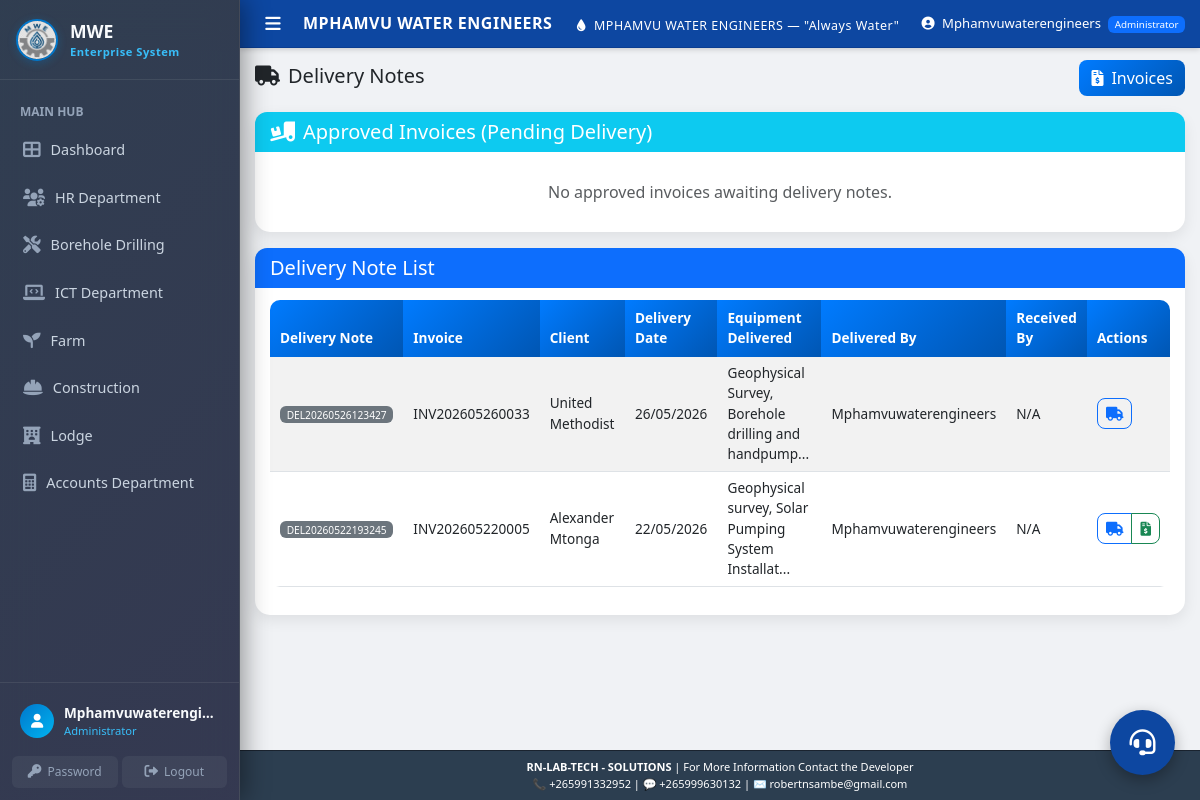
The app's page /accounts/invoices/delivery-notes (signed in) with its own data.
### models.py (models this page shows)
class DeliveryNote(db.Model):
    __tablename__ = 'delivery_notes'
    delivery_id = db.Column(db.Integer, primary_key=True)
    invoice_id = db.Column(db.Integer, db.ForeignKey('invoices.invoice_id'), nullable=True)
    quotation_id = db.Column(db.Integer, db.ForeignKey('quotations.quotation_id'))
    delivery_date = db.Column(db.Date, nullable=False)
    equipment_delivered = db.Column(db.Text, nullable=False)
    delivered_by = db.Column(db.String(100), nullable=False)
    received_by = db.Column(db.String(100))
    notes = db.Column(db.Text)
    status = db.Column(db.String(20), default='Delivered')
    created_at = db.Column(db.DateTime, default=datetime.utcnow)
    updated_at = db.Column(db.DateTime, default=datetime.utcnow, onupdate=datetime.utcnow)
    department = db.Column(db.String(100), default='Borehole Drilling', nullable=False)
    reference_number = db.Column(db.String(50), unique=True, default=lambda: get_reference_number('DEL'))
    invoice = db.relationship('Invoice', backref='delivery_notes_list')
    quotation = db.relationship('Quotation', backref='delivery_notes_list')

class Invoice(db.Model):
    __tablename__ = 'invoices'
    invoice_id = db.Column(db.Integer, primary_key=True)
    contract_id = db.Column(db.Integer, db.ForeignKey('contracts.contract_id'), nullable=True) # Changed to True if some don't have contracts
    quotation_id = db.Column(db.Integer, db.ForeignKey('quotations.quotation_id'))
    invoice_number = db.Column(db.String(50), unique=True, nullable=False)
    invoice_date = db.Column(db.Date, nullable=False)
    due_date = db.Column(db.Date, nullable=False)
    amount = db.Column(db.Float, nullable=False)
    paid_amount = db.Column(db.Float, default=0)
    status = db.Column(db.String(20), default='Unpaid')
    is_approved = db.Column(db.Boolean, default=False)
    approved_by = db.Column(db.String(100))
    approved_date = db.Column(db.DateTime)
    payment_terms = db.Column(db.Text)
    created_at = db.Column(db.DateTime, default=datetime.utcnow)
    updated_at = db.Column(db.DateTime, default=datetime.utcnow, onupdate=datetime.utcnow)
    reference_number = db.Column(db.String(50), unique=True, default=lambda: get_reference_number('INV'))
    department = db.Column(db.String(100), default='Borehole Drilling', nullable=False)
    project_name = db.Column(db.String(255), nullable=True)
    contract = db.relationship('Contract', backref='invoices')
    quotation = db.relationship('Quotation', backref='invoices_list')
    @property
    def latest_transaction(self):
        return Transaction.query.filter_by(invoice_id=self.invoice_id).order_by(Transaction.payment_date.desc()).first()

class Client(db.Model):
    __tablename__ = 'clients'
    client_id = db.Column(db.Integer, primary_key=True)
    client_name = db.Column(db.String(200), nullable=False)
    phone = db.Column(db.String(20), nullable=False)
    email = db.Column(db.String(100))
    address = db.Column(db.Text, nullable=False)
    project_type = db.Column(db.String(100), nullable=False)
    quotation_amount = db.Column(db.Float, default=0)
    contract_status = db.Column(db.String(20), default='Pending')
    payment_status = db.Column(db.String(20), default='Pending')
    total_transactions = db.Column(db.Integer, default=0)
    completed_transactions = db.Column(db.Integer, default=0)
    on_time_payments = db.Column(db.Integer, default=0)
    defaults = db.Column(db.Integer, default=0)
    credit_score = db.Column(db.Integer, default=0)
    created_at = db.Column(db.DateTime, default=datetime.utcnow)
    updated_at = db.Column(db.DateTime, default=datetime.utcnow, onupdate=datetime.utcnow)
    department = db.Column(db.String(100), default='Borehole Drilling', nullable=False)
    reference_number = db.Column(db.String(50), unique=True, default=lambda: get_reference_number('CLI'))

### accounts/invoice_routes.py (the view)
@finance_bp.route('/delivery-notes')
@login_required
@admin_required
def list_delivery_notes():
    query = DeliveryNote.query
    delivery_notes = apply_dept_filter(query, DeliveryNote).order_by(DeliveryNote.created_at.desc()).all()
    i_query = Invoice.query.filter_by(is_approved=True)
    approved_invoices = apply_dept_filter(i_query, Invoice).all()
    pending_delivery_invoices = []
    for inv in approved_invoices:
        quotation = inv.quotation or (inv.contract.quotation if inv.contract else None)
        if quotation and not quotation.delivery_note_generated:
            pending_delivery_invoices.append(inv)
    return render_template('accounts/delivery/list.html',
                         delivery_notes=delivery_notes,
                         pending_delivery_invoices=pending_delivery_invoices)

### accounts/invoice_routes.py (called while the page is built)
def login_required(f):
    @wraps(f)
    def decorated_function(*args, **kwargs):
        if 'user_id' not in session:
            return redirect(url_for('login'))
        return f(*args, **kwargs)
    return decorated_function

def admin_required(f):
    @wraps(f)
    def decorated_function(*args, **kwargs):
        if session.get('role') not in ['Administrator', 'HR Manager']:
            flash('Administrator access required', 'error')
            return redirect(url_for('dashboard'))
        return f(*args, **kwargs)
    return decorated_function

### app.py (called while the page is built)
@app.context_processor
def inject_now():
    return {
        'datetime': datetime,
    }

### utils/auth_utils.py (called while the page is built)
def apply_dept_filter(query, model):
    role = session.get('role')
    dept_context = session.get('department_context')
    if dept_context:
        return query.filter(model.department == dept_context)
    if role in ['Administrator', 'Director', 'HR Manager', 'Accountant']:
        return query # No filter applied, they see everything
    return query.filter(model.department == 'Borehole Drilling')

### templates/accounts/delivery/list.html (shortened to what this page needs)
{% extends "base.html" %}
{% block content %}
<div class="row mb-4">
    <div class="col-12">
        <div class="d-flex justify-content-between align-items-center">
            <h2><i class="fas fa-truck me-2"></i>Delivery Notes</h2>
            <a href="{{ url_for('finance.list_invoices') }}" class="btn btn-primary">
                <i class="fas fa-file-invoice-dollar me-2"></i>Invoices
            </a>
        </div>
    </div>
</div>
<div class="card mb-4 border-info">
    <div class="card-header bg-info text-white">
        <h5 class="mb-0"><i class="fas fa-truck-loading me-2"></i>Approved Invoices (Pending Delivery)</h5>
    </div>
    <div class="card-body">
        {% if pending_delivery_invoices %}
        <div class="table-responsive">
            <table class="table table-striped table-hover align-middle">
                <thead>
                    <tr>
                        <th>Invoice No</th>
                        <th>Client</th>
                        <th>Amount</th>
                        <th>Actions</th>
                    </tr>
                </thead>
                <tbody>
                    {% for inv in pending_delivery_invoices %}
                    <tr id="pending-row-{{ inv.invoice_id }}">
                        <td><span class="badge bg-secondary">{{ inv.invoice_number }}</span></td>
                        <td>
                            {% if inv.quotation %}
                                {{ inv.quotation.client.client_name }}
                            {% elif inv.contract and inv.contract.quotation %}
                                {{ inv.contract.quotation.client.client_name }}
                            {% else %}
                                <span class="text-muted">Unknown Client</span>
                            {% endif %}
                        </td>
                        <td><strong>MK {{ "{:,.2f}".format(inv.amount) }}</strong></td>
                        <td>
                            <button class="btn btn-info btn-sm" onclick="generateDeliveryNote('{{ inv.invoice_id }}')">
                                <i class="fas fa-truck"></i> Generate Delivery Note
                            </button>
                        </td>
                    </tr>
                    {% endfor %}
                </tbody>
            </table>
        </div>
        {% else %}
        <div class="text-center py-3">
            <p class="text-muted mb-0">No approved invoices awaiting delivery notes.</p>
        </div>
        {% endif %}
    </div>
</div>
<div class="card">
    <div class="card-header bg-primary text-white">
        <h5 class="mb-0">Delivery Note List</h5>
    </div>
    <div class="card-body">
        {% if delivery_notes %}
        <div class="table-responsive">
            <table class="table table-striped table-hover">
                <thead>
                    <tr>
                        <th>Delivery Note</th>
                        <th>Invoice</th>
                        <th>Client</th>
                        <th>Delivery Date</th>
                        <th>Equipment Delivered</th>
                        <th>Delivered By</th>
                        <th>Received By</th>
                        <th>Actions</th>
                    </tr>
                </thead>
                <tbody>
                    {% for delivery_note in delivery_notes %}
                    <tr>
                        <td>
                            <span class="badge bg-secondary">{{ delivery_note.reference_number }}</span>
                        </td>
                        <td>{{ delivery_note.invoice.invoice_number }}</td>
                        <td>
                            {% if delivery_note.invoice and delivery_note.invoice.quotation %}
                                {{ delivery_note.invoice.quotation.client.client_name }}
                            {% elif delivery_note.invoice and delivery_note.invoice.contract and delivery_note.invoice.contract.quotation %}
                                {{ delivery_note.invoice.contract.quotation.client.client_name }}
                            {% elif delivery_note.quotation %}
                                {{ delivery_note.quotation.client.client_name }}
                            {% else %}
                                <span class="text-muted">Unknown Client</span>
                            {% endif %}
                        </td>
                        <td>{{ delivery_note.delivery_date.strftime('%d/%m/%Y') }}</td>
                        <td>{{ delivery_note.equipment_delivered[:50] }}{% if delivery_note.equipment_delivered|length > 50 %}...{% endif %}</td>
                        <td>{{ delivery_note.delivered_by }}</td>
                        <td>{{ delivery_note.received_by or 'N/A' }}</td>
                        <td>
                            <div class="btn-group btn-group-sm">
                                <a href="{{ url_for('finance.download_delivery_note_pdf', delivery_id=delivery_note.delivery_id) }}" class="btn btn-outline-primary" title="Download Delivery Note">
                                    <i class="fas fa-truck"></i>
                                </a>
                                {% if delivery_note.invoice and delivery_note.invoice.latest_transaction %}
                                <a href="{{ url_for('finance.download_receipt', transaction_id=delivery_note.invoice.latest_transaction.transaction_id) }}" class="btn btn-outline-success" title="Download Receipt">
                                    <i class="fas fa-file-invoice-dollar"></i>
                                </a>
                                {% endif %}
                            </div>
                        </td>
                    </tr>
                    {% endfor %}
                </tbody>
            </table>
        </div>
        {% else %}
        <div class="text-center py-4">
            <i class="fas fa-truck fa-3x text-muted mb-3"></i>
            <h5 class="text-muted">No delivery notes found</h5>
            <p class="text-muted">Delivery notes will be created when equipment is delivered to clients.</p>
        </div>
        {% endif %}
    </div>
</div>
{% endblock %}

### static/css/style.css (style rules this page uses)
:root { --primary-color: #007bff; --secondary-color: #6c757d; --success-color: #28a745; --danger-color: #dc3545; --warning-color: #ffc107; --info-color: #17a2b8; --light-color: #f8f9fa; --dark-color: #343a40; --water-blue: #00d4ff; --water-dark: #0056b3; --sidebar-width: 240px; --sidebar-collapsed-width: 72px; --sidebar-bg: #1a2332; --sidebar-hover: #243044; --sidebar-active: rgba(0, 119, 204, 0.2); --sidebar-active-border: #0077cc; --sidebar-text: rgba(255, 255, 255, 0.7); --sidebar-text-active: #ffffff; --header-height: 48px; --transition-speed: 0.3s; }
body { font-family: 'Segoe UI', Tahoma, Geneva, Verdana, sans-serif; background-color: #f0f2f5; margin: 0; overflow-x: hidden; }
.main-content .mb-4 { margin-bottom: 1rem !important; }
.main-content h2 { font-size: 1.25rem; margin-bottom: 0.25rem; }
.card { border: none; border-radius: 15px; box-shadow: 0 5px 15px rgba(0,0,0,0.08); transition: transform 0.3s ease, box-shadow 0.3s ease; }
.card-header { padding: 8px 15px; border-radius: 12px 12px 0 0 !important; border: none; font-weight: 600; }
.card-body { padding: 12px 15px; }
.btn { border-radius: 8px; font-weight: 500; transition: all 0.3s ease; }
.btn-primary { background: linear-gradient(135deg, var(--primary-color), var(--water-dark)); border: none; }
.table { border-radius: 10px; overflow: hidden; }
.table thead th { background: linear-gradient(135deg, var(--primary-color), var(--water-dark)); color: white; border: none; font-weight: 600; padding: 8px 10px; font-size: 0.85rem; }
.table tbody td { padding: 6px 10px; font-size: 0.85rem; vertical-align: middle; }
.badge { font-weight: 500; border-radius: 6px; }
.fade-in { animation: fadeIn 0.5s ease-in; }

### records on screen
DeliveryNote: reference_number "DEL20260526123427", invoice.invoice_number "INV202605260033", invoice.quotation.client.client_name "United Methodist", delivery_date "26/05/2026", equipment_delivered "Geophysical Survey, Borehole drilling and handpump", delivered_by "Mphamvuwaterengineers", received_by "N/A"
DeliveryNote: reference_number "DEL20260522193245", invoice.invoice_number "INV202605220005", invoice.quotation.client.client_name "Alexander Mtonga", delivery_date "22/05/2026", equipment_delivered "Geophysical survey, Solar Pumping System Installat", delivered_by "Mphamvuwaterengineers", received_by "N/A"

### other values on screen
{{ session.username }} "Mphamvuwaterengi…"
{{ session.role }} "Administrator"
{{ session.username }} "Mphamvuwaterengineers"
